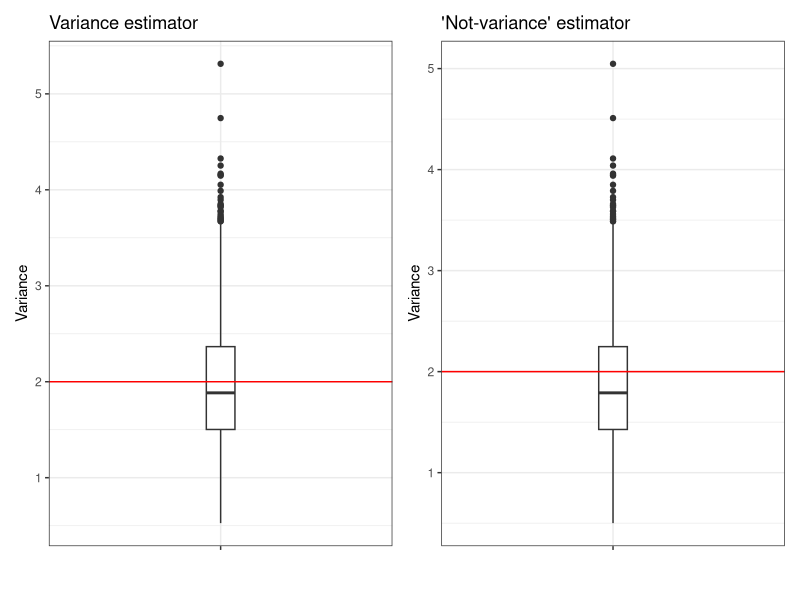
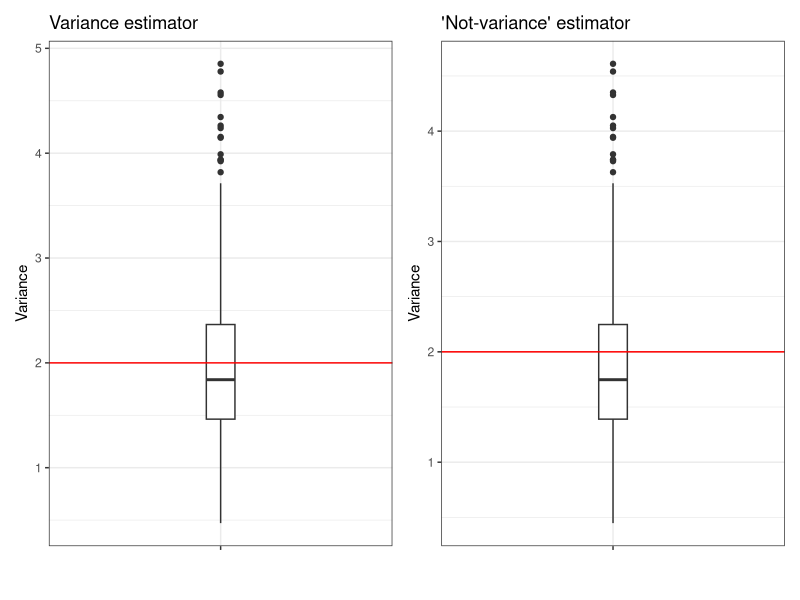
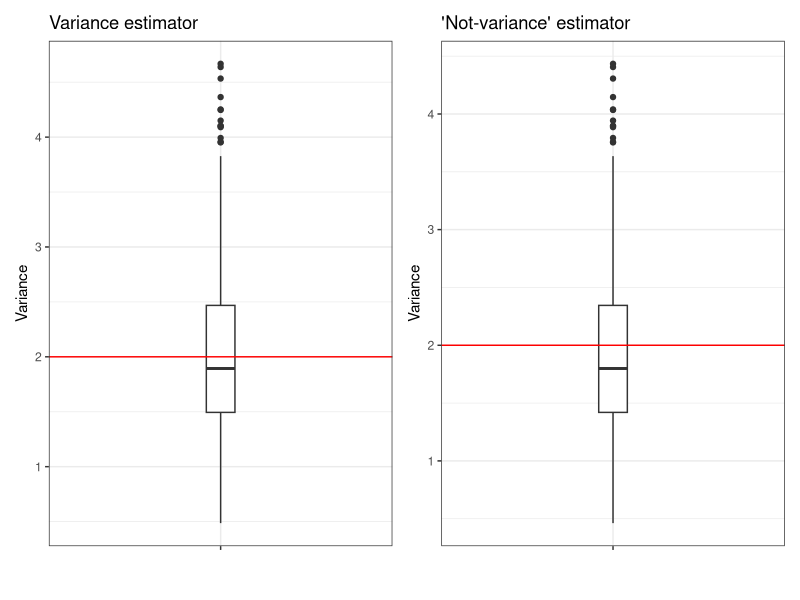
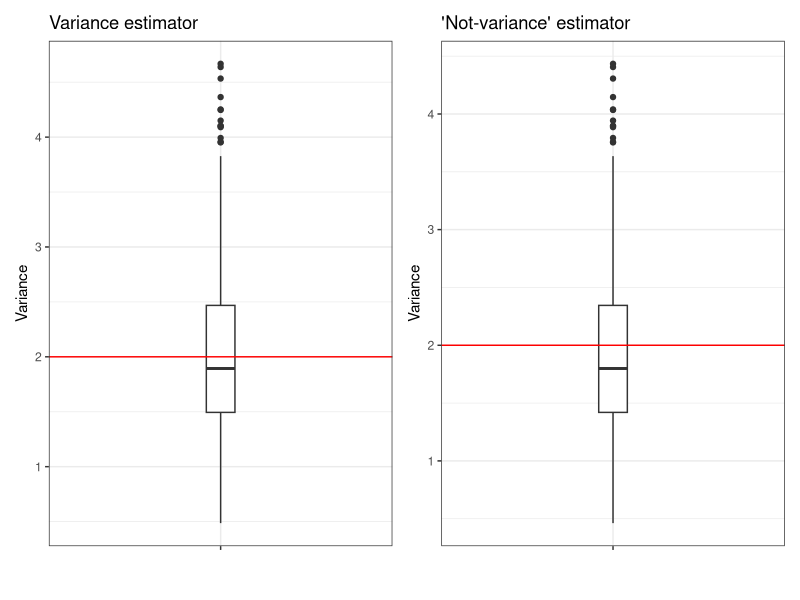
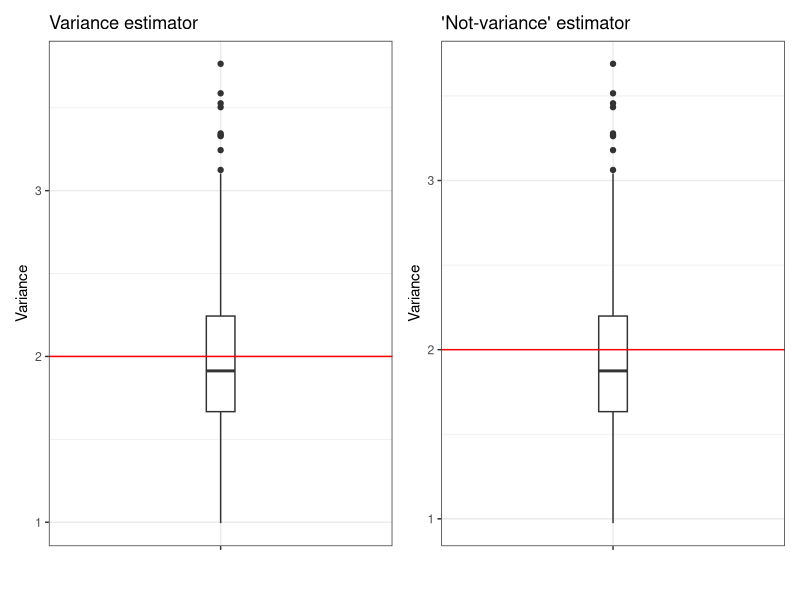
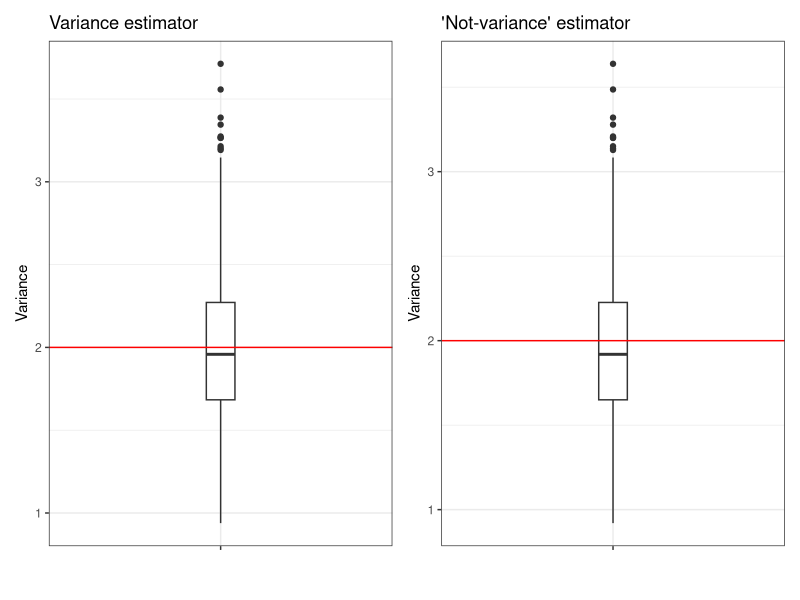
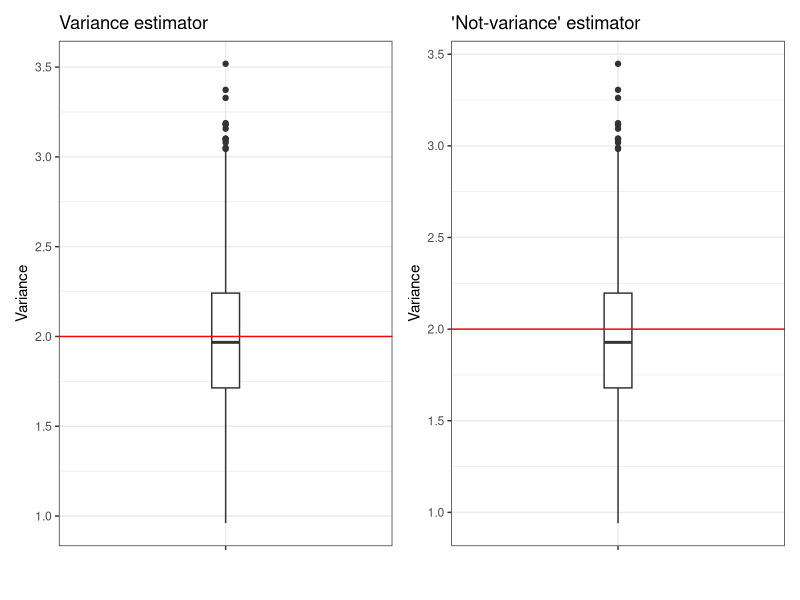
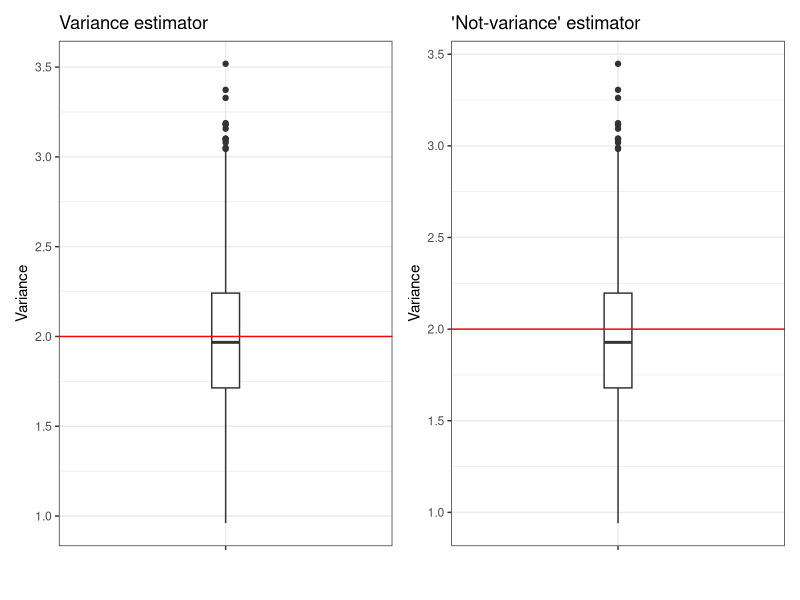

These figures' R source, in order:
## ---- chunk 1
#| echo: false

default_chunk_hook  <- knitr::knit_hooks$get("chunk")

latex_font_size <- c("Huge", "huge", "LARGE", "Large", 
                     "large", "normalsize", "small", 
                     "footnotesize", "scriptsize", "tiny")

knitr::knit_hooks$set(chunk = function(x, options) {
  x <- default_chunk_hook(x, options)
  if(options$size %in% latex_font_size) {
    paste0("\n \\", options$size, "\n\n", 
      x, 
      "\n\n \\normalsize"
    )
  } else {
    x
  }
})
## ---- chunk 2
#| label: load-packages
#| include: false
library(tidyverse)
library(patchwork)
## ---- chunk 3
set.seed(7272)
n = 20
n.sims=1000
# Poisson 
lambda = 2
results_p = tibble(var=numeric(n.sims), not_var=numeric(n.sims))
for(i in 1:n.sims){
  x = rpois(n, lambda)
 (results_p$var[i] = var(x) ) # variance
 (results_p$not_var[i] = (n-1)/n * var(x)) # the not variance - avg. squared dist from mean
}
means_p = tibble(var_mean = mean(results_p$var), not_var_mean = mean(results_p$not_var))

# Binomial
size = 50
p = (5-sqrt(21))/10
results_b = tibble(var=numeric(n.sims), not_var=numeric(n.sims))
for(i in 1:n.sims){
  x = rbinom(n, size, p)
 (results_b$var[i] = var(x) ) # variance
 (results_b$not_var[i] = (n-1)/n * var(x)) # the not variance - avg. squared dist from mean
}
means_b = tibble(var_mean = mean(results_b$var), not_var_mean = mean(results_b$not_var))

# Normal
mean = 0
sd = sqrt(2)
results_n = tibble(var=numeric(n.sims), not_var=numeric(n.sims))
for(i in 1:n.sims){
  x = rnorm(n, mean, sd)
 (results_n$var[i] = var(x) ) # variance
 (results_n$not_var[i] = (n-1)/n * var(x)) # the not variance - avg. squared dist from mean
}
means_n = tibble(var_mean = mean(results_n$var), not_var_mean = mean(results_n$not_var))

# Exponential
lambda = 1/sqrt(2)
results_e = tibble(var=numeric(n.sims), not_var=numeric(n.sims))
for(i in 1:n.sims){
  x = rexp(n, lambda)
 (results_e$var[i] = var(x) ) # variance
 (results_e$not_var[i] = (n-1)/n * var(x)) # the "not" variance - avg. squared dist from mean
}
means_e = tibble(var_mean = mean(results_e$var), not_var_mean = mean(results_e$not_var))

## ---- chunk 4
# biases
bias_b = tibble(varbias = mean(results_b$var) - 2, notvarbias=mean(results_b$not_var) - 2)
bias_p = tibble(varbias = mean(results_p$var) - 2, notvarbias=mean(results_p$not_var) - 2)
bias_n = tibble(varbias = mean(results_n$var) - 2, notvarbias=mean(results_n$not_var) - 2)
bias_e = tibble(varbias = mean(results_e$var) - 2, notvarbias=mean(results_e$not_var) - 2)

# precisions
precision_b = tibble(var_prec = 1/var(results_b$var), notvar_prec = 1/var(results_b$not_var))
precision_p = tibble(var_prec = 1/var(results_p$var), notvar_prec = 1/var(results_p$not_var))
precision_n = tibble(var_prec = 1/var(results_n$var), notvar_prec = 1/var(results_n$not_var))
precision_e = tibble(var_prec = 1/var(results_e$var), notvar_prec = 1/var(results_e$not_var))

# MSE
mse_b = tibble(var_mse = (bias_b$varbias)^2 + var(results_b$var),
var_notmse = bias_b$notvarbias)^2 + var(results_b$not_var)

mse_p = tibble(var_mse = (bias_p$varbias)^2 + var(results_p$var),
var_notmse = bias_p$notvarbias)^2 + var(results_p$not_var)

mse_n = tibble(var_mse = (bias_n$varbias)^2 + var(results_n$var),
var_notmse = (bias_n$notvarbias)^2 + var(results_n$not_var))

mse_e = tibble(var_mse = (bias_e$varbias)^2 + var(results_e$var),
var_notmse = (bias_e$notvarbias)^2 + var(results_e$not_var))


# combining all calculated values into a tibble for each distrib
combined_p = bind_cols(mse_p, bias_p, precision_p, means_p)
combined_b = bind_cols(mse_b, bias_b, precision_b, means_b)
combined_e = bind_cols(mse_e, bias_e, precision_e, means_e)
combined_n = bind_cols(mse_n, bias_n, precision_n, means_n)

all_dists = bind_rows(combined_p, combined_b, combined_n, combined_e) |>
  add_column(Distribution = c("Poisson", "Binomial", "Normal", "Exponential"), .before = 1)
## ---- chunk 5
#| label: tbl-dists-compared-n20
#| tbl-cap: "Different properties of the distributions"
#| tbl-align: "center"
#| size: scriptsize
all_dists |> 
  knitr::kable(digits = 2)
## ---- chunk 6
poisson_var = ggplot(results_p) +
    geom_boxplot(aes(x="", y = var), width=.1) +
    geom_hline(yintercept = 2, color = "red") +
    theme_bw() + 
    labs(x = "", y="Variance", title = "Variance estimator")

poisson_notvar = ggplot(results_p) +
    geom_boxplot(aes(x="", y = not_var), width=.1) +
    geom_hline(yintercept = 2, color = "red") +
    theme_bw() + 
    labs(x = "", y="Variance", title = "'Not-variance' estimator")
## ---- chunk 7
#| label: fig-box-poisson-results
#| fig-cap: "Boxplots comparing the variances of the two estimators for variance, with data from the Poisson distribution"
#| fig-width: 5
#| fig-height: 3
#| scale: "80%"
#| fig-align: "center"
#| size: scriptsize
poisson_var + poisson_notvar
## ---- chunk 8
binom_var = ggplot(results_b) +
    geom_boxplot(aes(x="", y = var), width=.1) +
    geom_hline(yintercept = 2, color = "red") +
    theme_bw() + 
    labs(x = "", y="Variance", title = "Variance estimator")

binom_notvar = ggplot(results_b) +
    geom_boxplot(aes(x="", y = not_var), width=.1) +
    geom_hline(yintercept = 2, color = "red") +
    theme_bw() + 
    labs(x = "", y="Variance", title = "'Not-variance' estimator")
## ---- chunk 9
#| label: fig-box-binom-results
#| fig-cap: "Boxplots comparing the variances of the two estimators for variance, with data from the Binomial distribution"
#| fig-width: 5
#| fig-height: 3
#| scale: "80%"
#| fig-align: "center"
#| size: scriptsize
binom_var + binom_notvar
## ---- chunk 10
norm_var = ggplot(results_n) +
    geom_boxplot(aes(x="", y = var), width=.1) +
    geom_hline(yintercept = 2, color = "red") +
    theme_bw() + 
    labs(x = "", y="Variance", title = "Variance estimator")

norm_notvar = ggplot(results_n) +
    geom_boxplot(aes(x="", y = not_var), width=.1) +
    geom_hline(yintercept = 2, color = "red") +
    theme_bw() + 
    labs(x = "", y="Variance", title = "'Not-variance' estimator")
## ---- chunk 11
#| label: fig-box-norm-results
#| fig-cap: "Boxplots comparing the variances of the two estimators for variance, with data from the Normal distribution"
#| fig-width: 5
#| fig-height: 3
#| scale: "80%"
#| fig-align: "center"
#| size: scriptsize
norm_var + norm_notvar
## ---- chunk 12
exp_var = ggplot(results_n) +
    geom_boxplot(aes(x="", y = var), width=.1) +
    geom_hline(yintercept = 2, color = "red") +
    theme_bw() + 
    labs(x = "", y="Variance", title = "Variance estimator")

exp_notvar = ggplot(results_n) +
    geom_boxplot(aes(x="", y = not_var), width=.1) +
    geom_hline(yintercept = 2, color = "red") +
    theme_bw() + 
    labs(x = "", y="Variance", title = "'Not-variance' estimator")
## ---- chunk 13
#| label: fig-box-exp-results
#| fig-cap: "Boxplots comparing the variances of the two estimators for variance, with data from the Exponential distribution"
#| fig-width: 5
#| fig-height: 3
#| scale: "80%"
#| fig-align: "center"
#| size: scriptsize
exp_var + exp_notvar
## ---- chunk 14
set.seed(7272)
n = 50
n.sims=1000
# Poisson 
lambda = 2
results_p = tibble(var=numeric(n.sims), not_var=numeric(n.sims))
for(i in 1:n.sims){
  x = rpois(n, lambda)
 (results_p$var[i] = var(x) ) # variance
 (results_p$not_var[i] = (n-1)/n * var(x)) # the not variance - avg. squared dist from mean
}
means_p = tibble(var_mean = mean(results_p$var), not_var_mean = mean(results_p$not_var))

# Binomial
size = 50
p = (5-sqrt(21))/10
results_b = tibble(var=numeric(n.sims), not_var=numeric(n.sims))
for(i in 1:n.sims){
  x = rbinom(n, size, p)
 (results_b$var[i] = var(x) ) # variance
 (results_b$not_var[i] = (n-1)/n * var(x)) # the not variance - avg. squared dist from mean
}
means_b = tibble(var_mean = mean(results_b$var), not_var_mean = mean(results_b$not_var))

# Normal
mean = 0
sd = sqrt(2)
results_n = tibble(var=numeric(n.sims), not_var=numeric(n.sims))
for(i in 1:n.sims){
  x = rnorm(n, mean, sd)
 (results_n$var[i] = var(x) ) # variance
 (results_n$not_var[i] = (n-1)/n * var(x)) # the not variance - avg. squared dist from mean
}
means_n = tibble(var_mean = mean(results_n$var), not_var_mean = mean(results_n$not_var))

# Exponential
lambda = 1/sqrt(2)
results_e = tibble(var=numeric(n.sims), not_var=numeric(n.sims))
for(i in 1:n.sims){
  x = rexp(n, lambda)
 (results_e$var[i] = var(x) ) # variance
 (results_e$not_var[i] = (n-1)/n * var(x)) # the "not" variance - avg. squared dist from mean
}
means_e = tibble(var_mean = mean(results_e$var), not_var_mean = mean(results_e$not_var))
# biases
bias_b = tibble(varbias = mean(results_b$var) - 2, notvarbias=mean(results_b$not_var) - 2)
bias_p = tibble(varbias = mean(results_p$var) - 2, notvarbias=mean(results_p$not_var) - 2)
bias_n = tibble(varbias = mean(results_n$var) - 2, notvarbias=mean(results_n$not_var) - 2)
bias_e = tibble(varbias = mean(results_e$var) - 2, notvarbias=mean(results_e$not_var) - 2)

# precisions
precision_b = tibble(var_prec = 1/var(results_b$var), notvar_prec = 1/var(results_b$not_var))
precision_p = tibble(var_prec = 1/var(results_p$var), notvar_prec = 1/var(results_p$not_var))
precision_n = tibble(var_prec = 1/var(results_n$var), notvar_prec = 1/var(results_n$not_var))
precision_e = tibble(var_prec = 1/var(results_e$var), notvar_prec = 1/var(results_e$not_var))

# MSE
mse_b = tibble(var_mse = (bias_b$varbias)^2 + var(results_b$var),
var_notmse = bias_b$notvarbias)^2 + var(results_b$not_var)

mse_p = tibble(var_mse = (bias_p$varbias)^2 + var(results_p$var),
var_notmse = bias_p$notvarbias)^2 + var(results_p$not_var)

mse_n = tibble(var_mse = (bias_n$varbias)^2 + var(results_n$var),
var_notmse = (bias_n$notvarbias)^2 + var(results_n$not_var))

mse_e = tibble(var_mse = (bias_e$varbias)^2 + var(results_e$var),
var_notmse = (bias_e$notvarbias)^2 + var(results_e$not_var))


# combining all calculated values into a tibble for each distrib
combined_p = bind_cols(mse_p, bias_p, precision_p, means_p)
combined_b = bind_cols(mse_b, bias_b, precision_b, means_b)
combined_e = bind_cols(mse_e, bias_e, precision_e, means_e)
combined_n = bind_cols(mse_n, bias_n, precision_n, means_n)

all_dists = bind_rows(combined_p, combined_b, combined_n, combined_e) |>
  add_column(Distribution = c("Poisson", "Binomial", "Normal", "Exponential"), .before = 1)
## ---- chunk 15
#| label: tbl-dists-compared-n50
#| tbl-cap: "Different properties of the distributions, when n = 100"
#| tbl-align: "center"
#| size: scriptsize
all_dists |> 
  knitr::kable(digits = 2)
## ---- chunk 16
poisson_var = ggplot(results_p) +
    geom_boxplot(aes(x="", y = var), width=.1) +
    geom_hline(yintercept = 2, color = "red") +
    theme_bw() + 
    labs(x = "", y="Variance", title = "Variance estimator")

poisson_notvar = ggplot(results_p) +
    geom_boxplot(aes(x="", y = not_var), width=.1) +
    geom_hline(yintercept = 2, color = "red") +
    theme_bw() + 
    labs(x = "", y="Variance", title = "'Not-variance' estimator")
## ---- chunk 17
#| label: fig-box-poisson-results-n50
#| fig-cap: "Boxplots comparing the variances of the two estimators for variance, with data from the Poisson distribution, when n = 50"
#| fig-width: 5
#| fig-height: 3
#| scale: "80%"
#| fig-align: "center"
#| size: scriptsize
poisson_var + poisson_notvar
## ---- chunk 18
binom_var = ggplot(results_b) +
    geom_boxplot(aes(x="", y = var), width=.1) +
    geom_hline(yintercept = 2, color = "red") +
    theme_bw() + 
    labs(x = "", y="Variance", title = "Variance estimator")

binom_notvar = ggplot(results_b) +
    geom_boxplot(aes(x="", y = not_var), width=.1) +
    geom_hline(yintercept = 2, color = "red") +
    theme_bw() + 
    labs(x = "", y="Variance", title = "'Not-variance' estimator")
## ---- chunk 19
#| label: fig-box-binom-results-n50
#| fig-cap: "Boxplots comparing the variances of the two estimators for variance, with data from the Binomial distribution, when n = 50"
#| fig-width: 5
#| fig-height: 3
#| scale: "80%"
#| fig-align: "center"
#| size: scriptsize
binom_var + binom_notvar
## ---- chunk 20
norm_var = ggplot(results_n) +
    geom_boxplot(aes(x="", y = var), width=.1) +
    geom_hline(yintercept = 2, color = "red") +
    theme_bw() + 
    labs(x = "", y="Variance", title = "Variance estimator")

norm_notvar = ggplot(results_n) +
    geom_boxplot(aes(x="", y = not_var), width=.1) +
    geom_hline(yintercept = 2, color = "red") +
    theme_bw() + 
    labs(x = "", y="Variance", title = "'Not-variance' estimator")
## ---- chunk 21
#| label: fig-box-norm-results-n50
#| fig-cap: "Boxplots comparing the variances of the two estimators for variance, with data from the Normal distribution, where n = 50"
#| fig-width: 5
#| fig-height: 3
#| scale: "80%"
#| fig-align: "center"
#| size: scriptsize
norm_var + norm_notvar
## ---- chunk 22
exp_var = ggplot(results_n) +
    geom_boxplot(aes(x="", y = var), width=.1) +
    geom_hline(yintercept = 2, color = "red") +
    theme_bw() + 
    labs(x = "", y="Variance", title = "Variance estimator")

exp_notvar = ggplot(results_n) +
    geom_boxplot(aes(x="", y = not_var), width=.1) +
    geom_hline(yintercept = 2, color = "red") +
    theme_bw() + 
    labs(x = "", y="Variance", title = "'Not-variance' estimator")
## ---- chunk 23
#| label: fig-box-exp-results-n50
#| fig-cap: "Boxplots comparing the variances of the two estimators for variance, with data from the Exponential distribution where n = 50"
#| fig-width: 5
#| fig-height: 3
#| scale: "80%"
#| fig-align: "center"
#| size: scriptsize
exp_var + exp_notvar
## ---- chunk 24
set.seed(7272)
n = 100
n.sims=1000
# Poisson 
lambda = 2
results_p = tibble(var=numeric(n.sims), not_var=numeric(n.sims))
for(i in 1:n.sims){
  x = rpois(n, lambda)
 (results_p$var[i] = var(x) ) # variance
 (results_p$not_var[i] = (n-1)/n * var(x)) # the not variance - avg. squared dist from mean
}
means_p = tibble(var_mean = mean(results_p$var), not_var_mean = mean(results_p$not_var))

# Binomial
size = 50
p = (5-sqrt(21))/10
results_b = tibble(var=numeric(n.sims), not_var=numeric(n.sims))
for(i in 1:n.sims){
  x = rbinom(n, size, p)
 (results_b$var[i] = var(x) ) # variance
 (results_b$not_var[i] = (n-1)/n * var(x)) # the not variance - avg. squared dist from mean
}
means_b = tibble(var_mean = mean(results_b$var), not_var_mean = mean(results_b$not_var))

# Normal
mean = 0
sd = sqrt(2)
results_n = tibble(var=numeric(n.sims), not_var=numeric(n.sims))
for(i in 1:n.sims){
  x = rnorm(n, mean, sd)
 (results_n$var[i] = var(x) ) # variance
 (results_n$not_var[i] = (n-1)/n * var(x)) # the not variance - avg. squared dist from mean
}
means_n = tibble(var_mean = mean(results_n$var), not_var_mean = mean(results_n$not_var))

# Exponential
lambda = 1/sqrt(2)
results_e = tibble(var=numeric(n.sims), not_var=numeric(n.sims))
for(i in 1:n.sims){
  x = rexp(n, lambda)
 (results_e$var[i] = var(x) ) # variance
 (results_e$not_var[i] = (n-1)/n * var(x)) # the "not" variance - avg. squared dist from mean
}
means_e = tibble(var_mean = mean(results_e$var), not_var_mean = mean(results_e$not_var))
# biases
bias_b = tibble(varbias = mean(results_b$var) - 2, notvarbias=mean(results_b$not_var) - 2)
bias_p = tibble(varbias = mean(results_p$var) - 2, notvarbias=mean(results_p$not_var) - 2)
bias_n = tibble(varbias = mean(results_n$var) - 2, notvarbias=mean(results_n$not_var) - 2)
bias_e = tibble(varbias = mean(results_e$var) - 2, notvarbias=mean(results_e$not_var) - 2)

# precisions
precision_b = tibble(var_prec = 1/var(results_b$var), notvar_prec = 1/var(results_b$not_var))
precision_p = tibble(var_prec = 1/var(results_p$var), notvar_prec = 1/var(results_p$not_var))
precision_n = tibble(var_prec = 1/var(results_n$var), notvar_prec = 1/var(results_n$not_var))
precision_e = tibble(var_prec = 1/var(results_e$var), notvar_prec = 1/var(results_e$not_var))

# MSE
mse_b = tibble(var_mse = (bias_b$varbias)^2 + var(results_b$var),
var_notmse = bias_b$notvarbias)^2 + var(results_b$not_var)

mse_p = tibble(var_mse = (bias_p$varbias)^2 + var(results_p$var),
var_notmse = bias_p$notvarbias)^2 + var(results_p$not_var)

mse_n = tibble(var_mse = (bias_n$varbias)^2 + var(results_n$var),
var_notmse = (bias_n$notvarbias)^2 + var(results_n$not_var))

mse_e = tibble(var_mse = (bias_e$varbias)^2 + var(results_e$var),
var_notmse = (bias_e$notvarbias)^2 + var(results_e$not_var))


# combining all calculated values into a tibble for each distrib
combined_p = bind_cols(mse_p, bias_p, precision_p, means_p)
combined_b = bind_cols(mse_b, bias_b, precision_b, means_b)
combined_e = bind_cols(mse_e, bias_e, precision_e, means_e)
combined_n = bind_cols(mse_n, bias_n, precision_n, means_n)

all_dists = bind_rows(combined_p, combined_b, combined_n, combined_e) |>
  add_column(Distribution = c("Poisson", "Binomial", "Normal", "Exponential"), .before = 1)
## ---- chunk 25
#| label: tbl-dists-compared-n100
#| tbl-cap: "Different properties of the distributions, when n = 100"
#| tbl-align: "center"
#| size: scriptsize
all_dists |> 
  knitr::kable(digits = 2)
## ---- chunk 26
poisson_var = ggplot(results_p) +
    geom_boxplot(aes(x="", y = var), width=.1) +
    geom_hline(yintercept = 2, color = "red") +
    theme_bw() + 
    labs(x = "", y="Variance", title = "Variance estimator")

poisson_notvar = ggplot(results_p) +
    geom_boxplot(aes(x="", y = not_var), width=.1) +
    geom_hline(yintercept = 2, color = "red") +
    theme_bw() + 
    labs(x = "", y="Variance", title = "'Not-variance' estimator")
## ---- chunk 27
#| label: fig-box-poisson-results-n100
#| fig-cap: "Boxplots comparing the variances of the two estimators for variance, with data from the Poisson distribution, when n = 100"
#| fig-width: 5
#| fig-height: 3
#| scale: "80%"
#| fig-align: "center"
#| size: scriptsize
poisson_var + poisson_notvar
## ---- chunk 28
binom_var = ggplot(results_b) +
    geom_boxplot(aes(x="", y = var), width=.1) +
    geom_hline(yintercept = 2, color = "red") +
    theme_bw() + 
    labs(x = "", y="Variance", title = "Variance estimator")

binom_notvar = ggplot(results_b) +
    geom_boxplot(aes(x="", y = not_var), width=.1) +
    geom_hline(yintercept = 2, color = "red") +
    theme_bw() + 
    labs(x = "", y="Variance", title = "'Not-variance' estimator")
## ---- chunk 29
#| label: fig-box-binom-results-n100
#| fig-cap: "Boxplots comparing the variances of the two estimators for variance, with data from the Binomial distribution, when n = 100"
#| fig-width: 5
#| fig-height: 3
#| scale: "80%"
#| fig-align: "center"
#| size: scriptsize
binom_var + binom_notvar
## ---- chunk 30
norm_var = ggplot(results_n) +
    geom_boxplot(aes(x="", y = var), width=.1) +
    geom_hline(yintercept = 2, color = "red") +
    theme_bw() + 
    labs(x = "", y="Variance", title = "Variance estimator")

norm_notvar = ggplot(results_n) +
    geom_boxplot(aes(x="", y = not_var), width=.1) +
    geom_hline(yintercept = 2, color = "red") +
    theme_bw() + 
    labs(x = "", y="Variance", title = "'Not-variance' estimator")
## ---- chunk 31
#| label: fig-box-norm-results-n100
#| fig-cap: "Boxplots comparing the variances of the two estimators for variance, with data from the Normal distribution, where n = 100"
#| fig-width: 5
#| fig-height: 3
#| scale: "80%"
#| fig-align: "center"
#| size: scriptsize
norm_var + norm_notvar
## ---- chunk 32
exp_var = ggplot(results_n) +
    geom_boxplot(aes(x="", y = var), width=.1) +
    geom_hline(yintercept = 2, color = "red") +
    theme_bw() + 
    labs(x = "", y="Variance", title = "Variance estimator")

exp_notvar = ggplot(results_n) +
    geom_boxplot(aes(x="", y = not_var), width=.1) +
    geom_hline(yintercept = 2, color = "red") +
    theme_bw() + 
    labs(x = "", y="Variance", title = "'Not-variance' estimator")
## ---- chunk 33
#| label: fig-box-exp-results-n100
#| fig-cap: "Boxplots comparing the variances of the two estimators for variance, with data from the Exponential distribution where n = 100"
#| fig-width: 5
#| fig-height: 3
#| scale: "80%"
#| fig-align: "center"
#| size: scriptsize
exp_var + exp_notvar
## ---- chunk 34
set.seed(7272)
n = 500
n.sims=1000
# Poisson 
lambda = 2
results_p = tibble(var=numeric(n.sims), not_var=numeric(n.sims))
for(i in 1:n.sims){
  x = rpois(n, lambda)
 (results_p$var[i] = var(x) ) # variance
 (results_p$not_var[i] = (n-1)/n * var(x)) # the not variance - avg. squared dist from mean
}
means_p = tibble(var_mean = mean(results_p$var), not_var_mean = mean(results_p$not_var))

# Binomial
size = 50
p = (5-sqrt(21))/10
results_b = tibble(var=numeric(n.sims), not_var=numeric(n.sims))
for(i in 1:n.sims){
  x = rbinom(n, size, p)
 (results_b$var[i] = var(x) ) # variance
 (results_b$not_var[i] = (n-1)/n * var(x)) # the not variance - avg. squared dist from mean
}
means_b = tibble(var_mean = mean(results_b$var), not_var_mean = mean(results_b$not_var))

# Normal
mean = 0
sd = sqrt(2)
results_n = tibble(var=numeric(n.sims), not_var=numeric(n.sims))
for(i in 1:n.sims){
  x = rnorm(n, mean, sd)
 (results_n$var[i] = var(x) ) # variance
 (results_n$not_var[i] = (n-1)/n * var(x)) # the not variance - avg. squared dist from mean
}
means_n = tibble(var_mean = mean(results_n$var), not_var_mean = mean(results_n$not_var))

# Exponential
lambda = 1/sqrt(2)
results_e = tibble(var=numeric(n.sims), not_var=numeric(n.sims))
for(i in 1:n.sims){
  x = rexp(n, lambda)
 (results_e$var[i] = var(x) ) # variance
 (results_e$not_var[i] = (n-1)/n * var(x)) # the "not" variance - avg. squared dist from mean
}
means_e = tibble(var_mean = mean(results_e$var), not_var_mean = mean(results_e$not_var))
# biases
bias_b = tibble(varbias = mean(results_b$var) - 2, notvarbias=mean(results_b$not_var) - 2)
bias_p = tibble(varbias = mean(results_p$var) - 2, notvarbias=mean(results_p$not_var) - 2)
bias_n = tibble(varbias = mean(results_n$var) - 2, notvarbias=mean(results_n$not_var) - 2)
bias_e = tibble(varbias = mean(results_e$var) - 2, notvarbias=mean(results_e$not_var) - 2)

# precisions
precision_b = tibble(var_prec = 1/var(results_b$var), notvar_prec = 1/var(results_b$not_var))
precision_p = tibble(var_prec = 1/var(results_p$var), notvar_prec = 1/var(results_p$not_var))
precision_n = tibble(var_prec = 1/var(results_n$var), notvar_prec = 1/var(results_n$not_var))
precision_e = tibble(var_prec = 1/var(results_e$var), notvar_prec = 1/var(results_e$not_var))

# MSE
mse_b = tibble(var_mse = (bias_b$varbias)^2 + var(results_b$var),
var_notmse = bias_b$notvarbias)^2 + var(results_b$not_var)

mse_p = tibble(var_mse = (bias_p$varbias)^2 + var(results_p$var),
var_notmse = bias_p$notvarbias)^2 + var(results_p$not_var)

mse_n = tibble(var_mse = (bias_n$varbias)^2 + var(results_n$var),
var_notmse = (bias_n$notvarbias)^2 + var(results_n$not_var))

mse_e = tibble(var_mse = (bias_e$varbias)^2 + var(results_e$var),
var_notmse = (bias_e$notvarbias)^2 + var(results_e$not_var))


# combining all calculated values into a tibble for each distrib
combined_p = bind_cols(mse_p, bias_p, precision_p, means_p)
combined_b = bind_cols(mse_b, bias_b, precision_b, means_b)
combined_e = bind_cols(mse_e, bias_e, precision_e, means_e)
combined_n = bind_cols(mse_n, bias_n, precision_n, means_n)

all_dists = bind_rows(combined_p, combined_b, combined_n, combined_e) |>
  add_column(Distribution = c("Poisson", "Binomial", "Normal", "Exponential"), .before = 1)
## ---- chunk 35
#| label: tbl-dists-compared-n500
#| tbl-cap: "Different properties of the distributions"
#| tbl-align: "center"
#| size: scriptsize
all_dists |> 
  knitr::kable(digits = 2)
## ---- chunk 36
poisson_var = ggplot(results_p) +
    geom_boxplot(aes(x="", y = var), width=.1) +
    geom_hline(yintercept = 2, color = "red") +
    theme_bw() + 
    labs(x = "", y="Variance", title = "Variance estimator")

poisson_notvar = ggplot(results_p) +
    geom_boxplot(aes(x="", y = not_var), width=.1) +
    geom_hline(yintercept = 2, color = "red") +
    theme_bw() + 
    labs(x = "", y="Variance", title = "'Not-variance' estimator")
## ---- chunk 37
#| label: fig-box-poisson-results-n500
#| fig-cap: "Boxplots comparing the variances of the two estimators for variance, with data from the Poisson distribution, when n = 500"
#| fig-width: 5
#| fig-height: 3
#| scale: "80%"
#| fig-align: "center"
#| size: scriptsize
poisson_var + poisson_notvar
## ---- chunk 38
binom_var = ggplot(results_b) +
    geom_boxplot(aes(x="", y = var), width=.1) +
    geom_hline(yintercept = 2, color = "red") +
    theme_bw() + 
    labs(x = "", y="Variance", title = "Variance estimator")

binom_notvar = ggplot(results_b) +
    geom_boxplot(aes(x="", y = not_var), width=.1) +
    geom_hline(yintercept = 2, color = "red") +
    theme_bw() + 
    labs(x = "", y="Variance", title = "'Not-variance' estimator")
## ---- chunk 39
#| label: fig-box-binom-results-n500
#| fig-cap: "Boxplots comparing the variances of the two estimators for variance, with data from the Binomial distribution, when n = 500"
#| fig-width: 5
#| fig-height: 3
#| scale: "80%"
#| fig-align: "center"
#| size: scriptsize
binom_var + binom_notvar
## ---- chunk 40
norm_var = ggplot(results_n) +
    geom_boxplot(aes(x="", y = var), width=.1) +
    geom_hline(yintercept = 2, color = "red") +
    theme_bw() + 
    labs(x = "", y="Variance", title = "Variance estimator")

norm_notvar = ggplot(results_n) +
    geom_boxplot(aes(x="", y = not_var), width=.1) +
    geom_hline(yintercept = 2, color = "red") +
    theme_bw() + 
    labs(x = "", y="Variance", title = "'Not-variance' estimator")
## ---- chunk 41
#| label: fig-box-norm-results-n500
#| fig-cap: "Boxplots comparing the variances of the two estimators for variance, with data from the Normal distribution, where n = 500"
#| fig-width: 5
#| fig-height: 3
#| scale: "80%"
#| fig-align: "center"
#| size: scriptsize
norm_var + norm_notvar
## ---- chunk 42
exp_var = ggplot(results_n) +
    geom_boxplot(aes(x="", y = var), width=.1) +
    geom_hline(yintercept = 2, color = "red") +
    theme_bw() + 
    labs(x = "", y="Variance", title = "Variance estimator")

exp_notvar = ggplot(results_n) +
    geom_boxplot(aes(x="", y = not_var), width=.1) +
    geom_hline(yintercept = 2, color = "red") +
    theme_bw() + 
    labs(x = "", y="Variance", title = "'Not-variance' estimator")
## ---- chunk 43
#| label: fig-box-exp-results-n500
#| fig-cap: "Boxplots comparing the variances of the two estimators for variance, with data from the Exponential distribution where n = 500"
#| fig-width: 5
#| fig-height: 3
#| scale: "80%"
#| fig-align: "center"
#| size: scriptsize
exp_var + exp_notvar
## ---- chunk 44
set.seed(7272)
